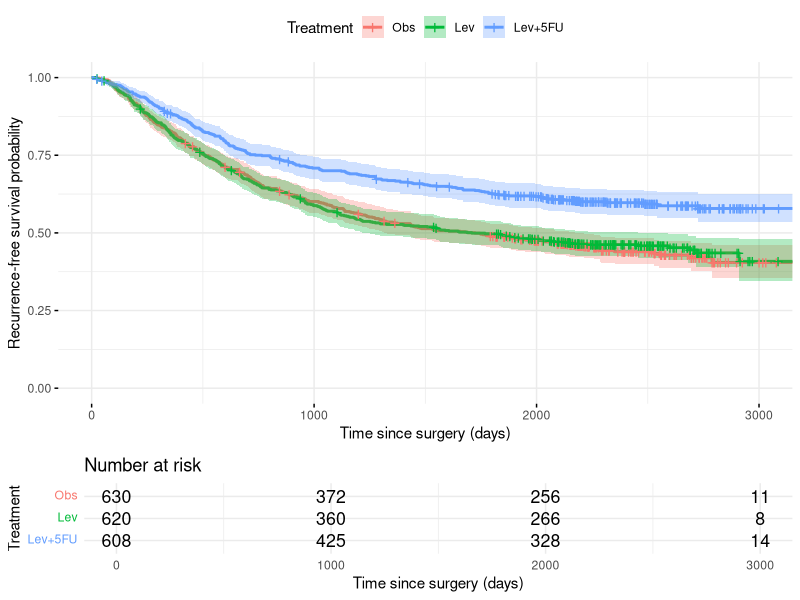
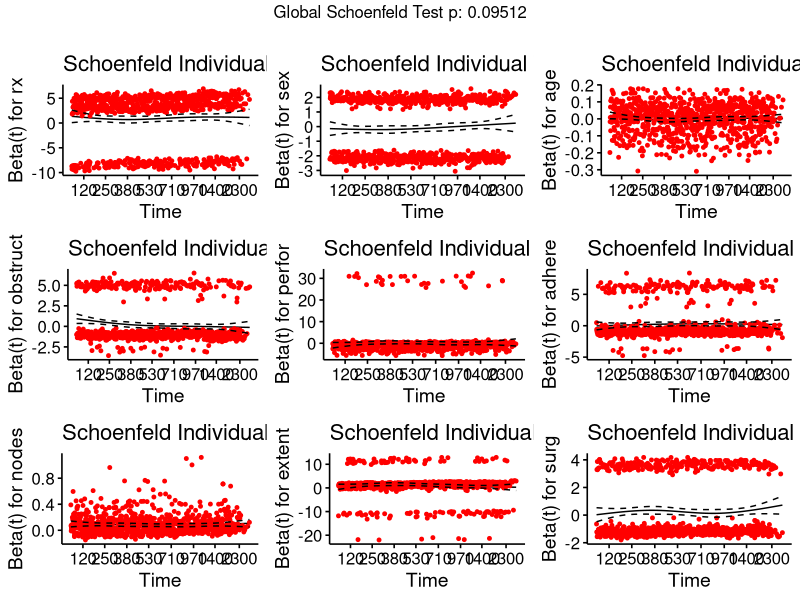
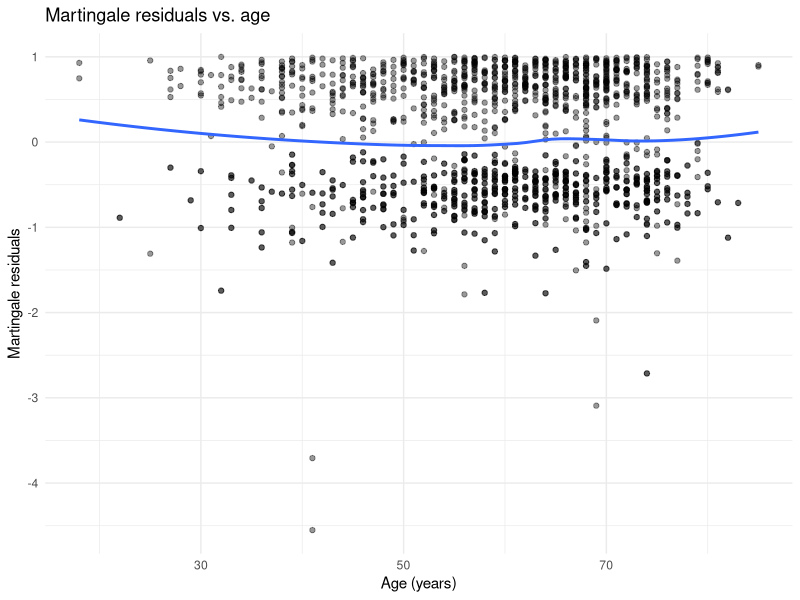
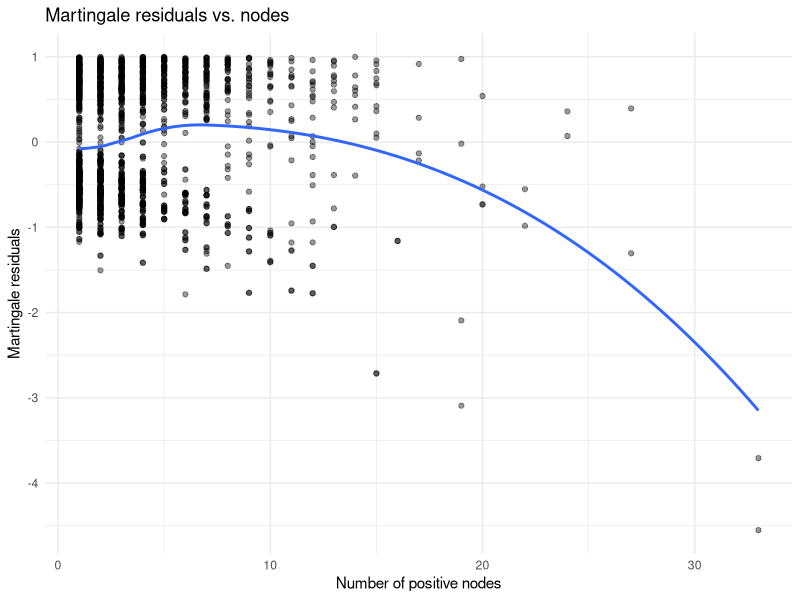
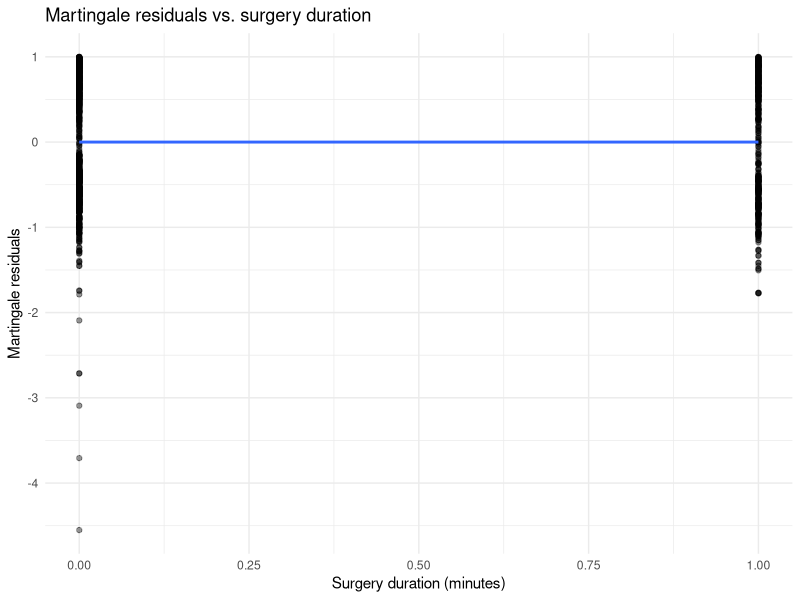
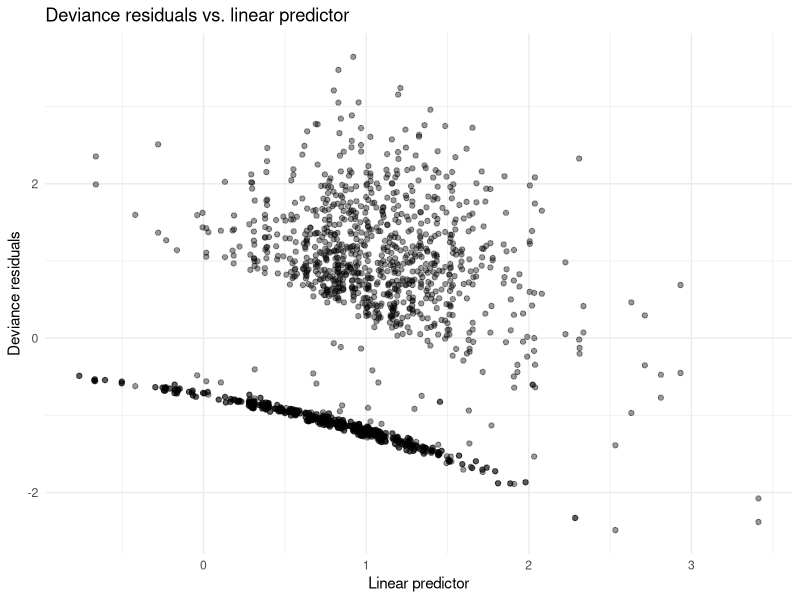

Reproduce these figures in R, in order. (Note: this script raises an error after producing the figures.)
# Install / load packages ------------------------------------------------------

library(survival)   # survival objects, Cox model
library(survminer)  # KM and Cox plots
library(dplyr)      # data wrangling
library(ggplot2)    # plotting
library(Hmisc)      # C-index (rcorr.cens)
library(tidyr)      # drop_na
library(knitr)      # kable
library(broom)      # tidy outputs
library(here)       # file paths

set.seed(713)       # reproducibility


#--- Load and Clean Data -----------------------------------------------------
colon <- read.csv(here("colon.csv"))

# Replace nodes = 0 with 1
colon <- colon %>%
  mutate(
    nodes = ifelse(nodes == 0, 1, nodes)
  )


# Define survival object for recurrence-free survival
surv_obj <- Surv(time = colon$time, event = colon$status)


# Recode treatment (rx) and sex to factors
colon <- colon %>%
  mutate(
    rx = factor(rx,
                levels = c("Obs", "Lev", "Lev+5FU")),
    sex = factor(sex,
                 levels = c(0, 1),
                 labels = c("Female", "Male")),
    obstruct = factor(obstruct,
                      levels = c(0, 1),
                      labels = c("No obstruction", "Obstruction")),
    perfor = factor(perfor,
                    levels = c(0, 1),
                    labels = c("No perforation", "Perforation")),
    adhere = factor(adhere,
                    levels = c(0, 1),
                    labels = c("Adherent", "Not adherent")),
    extent = factor(extent)
  )



#--- Descriptive Statistics ----------------------------------------------------

# Baseline characteristics by treatment group (on full colon, not colon_model)
baseline_table <- colon %>%
  group_by(rx) %>%
  summarise(
    n = n(),
    age_mean = mean(age, na.rm = TRUE),
    age_sd   = sd(age, na.rm = TRUE),
    nodes_median = median(nodes, na.rm = TRUE),
    nodes_IQR    = IQR(nodes, na.rm = TRUE),
    male_pct     = mean(sex == "Male", na.rm = TRUE) * 100,
    obstruct_pct = mean(obstruct == "Obstruction", na.rm = TRUE) * 100,
    perfor_pct   = mean(perfor == "Perforation", na.rm = TRUE) * 100,
    nonadherent_pct = mean(adhere == "Not adherent", na.rm = TRUE) * 100,
    .groups = "drop"
  )

print(baseline_table)


#--- Kaplan–Meier Curves by Treatment ------------------------------------------

fit_km_rx <- survfit(Surv(time, status) ~ rx, data = colon)

km_plot_rx <- ggsurvplot(
  fit_km_rx,
  data       = colon,
  risk.table = TRUE,
  conf.int   = TRUE,
  pval       = FALSE,  # turned off to avoid "only 1 group" survdiff errors
  legend.title = "Treatment",
  legend.labs  = levels(colon$rx),
  xlab       = "Time since surgery (days)",
  ylab       = "Recurrence-free survival probability",
  ggtheme    = theme_minimal()
)

print(km_plot_rx)



#--- Cox Prediction Model -------------------------------------------------

cox <- coxph(
  Surv(time, status) ~ rx + sex + age +
    obstruct + perfor + adhere + nodes + extent + surg,
  data = colon
)

summary(cox)

cox_tidy <- tidy(cox, exponentiate = TRUE, conf.int = TRUE)
kable(cox_tidy, digits = 3,
      caption = "Cox prediction model: hazard ratios (for reference)")


#--- Model Diagnostics ---------------------------------------------------------

## 1) Proportional Hazards Assumption

zph_full <- cox.zph(cox)
print(zph_full)

# Schoenfeld residual plots
ggcoxzph(zph_full)


## 2) Martingale residuals

martingale_resid <- residuals(cox, type = "martingale")

# Create diagnostic dataframe by filtering colon to match the Cox model rows
diagnostic_df <- colon %>%
  drop_na(time, status, rx, sex, age, obstruct, perfor, adhere, nodes, extent, surg) %>%
  mutate(martingale = martingale_resid)

# Age vs martingale
ggplot(diagnostic_df, aes(x = age, y = martingale)) +
  geom_point(alpha = 0.4) +
  geom_smooth(method = "loess", se = FALSE) +
  theme_minimal() +
  labs(
    title = "Martingale residuals vs. age",
    x     = "Age (years)",
    y     = "Martingale residuals"
  )

# Nodes vs martingale
ggplot(diagnostic_df, aes(x = nodes, y = martingale)) +
  geom_point(alpha = 0.4) +
  geom_smooth(method = "loess", se = FALSE) +
  theme_minimal() +
  labs(
    title = "Martingale residuals vs. nodes",
    x     = "Number of positive nodes",
    y     = "Martingale residuals"
  )

# Surgery duration vs martingale
ggplot(diagnostic_df, aes(x = surg, y = martingale)) +
  geom_point(alpha = 0.4) +
  geom_smooth(method = "loess", se = FALSE) +
  theme_minimal() +
  labs(
    title = "Martingale residuals vs. surgery duration",
    x     = "Surgery duration (minutes)",
    y     = "Martingale residuals"
  )


## 3) Influential observations

deviance_resid <- residuals(cox, type = "deviance")
lp <- predict(cox, type = "lp")

diagnostic_df <- diagnostic_df %>%
  mutate(
    deviance = deviance_resid,
    lp       = lp
  )

ggplot(diagnostic_df, aes(x = lp, y = deviance)) +
  geom_point(alpha = 0.4) +
  theme_minimal() +
  labs(
    title = "Deviance residuals vs. linear predictor",
    x     = "Linear predictor",
    y     = "Deviance residuals"
  )


#--- Predicted Survival Curves by Treatment ------------------------------------

# Build typical patient using means from the complete case data
newdata_template <- diagnostic_df %>%
  summarise(
    age      = mean(age, na.rm = TRUE),
    nodes    = median(nodes, na.rm = TRUE),
    surg     = mean(surg, na.rm = TRUE)
  ) %>%
  mutate(
    sex      = levels(diagnostic_df$sex)[1],
    obstruct = levels(diagnostic_df$obstruct)[1],
    perfor   = levels(diagnostic_df$perfor)[1],
    adhere   = levels(diagnostic_df$adhere)[1],
    extent   = levels(diagnostic_df$extent)[1]
  )

# Create one row for each treatment level
newdata_pred <- newdata_template %>%
  slice(rep(1, 3)) %>%
  mutate(rx = levels(colon$rx))

# Check for NAs before fitting
print("Checking newdata_pred:")
print(newdata_pred)
print(sapply(newdata_pred, class))

fit_pred <- survfit(cox, newdata = newdata_pred)

pred_plot_rx <- ggsurvplot(
  fit_pred,
  data         = newdata_pred,
  legend.title = "Treatment",
  legend.labs  = levels(colon_model$rx),
  xlab         = "Time since surgery (days)",
  ylab         = "Predicted recurrence-free survival",
  ggtheme      = theme_minimal()
)

print(pred_plot_rx)



#--- Internal Validation -------------------------------------------------------

# Create colon_model as the complete case dataset
colon_model <- colon %>%
  drop_na(time, status, rx, sex, age, obstruct, perfor, adhere, nodes, extent, surg)

K <- 10
n <- nrow(colon_model)

set.seed(713)
fold_id <- sample(rep(1:K, length.out = n))
colon_model$fold_id <- fold_id

# store cross-validated linear predictor
lp_cv <- rep(NA_real_, n)

for (k in 1:K) {
  train_data <- colon_model %>% filter(fold_id != k)
  test_data  <- colon_model %>% filter(fold_id == k)
  
  cox_k <- coxph(
    Surv(time, status) ~ rx + sex + age +
      obstruct + perfor + adhere + nodes + extent + surg,
    data = train_data
  )
  
  lp_k <- predict(cox_k, newdata = test_data, type = "lp")
  lp_cv[colon_model$fold_id == k] <- lp_k
}

colon_model$lp_cv <- lp_cv

## C-index (discrimination, out-of-sample)
cindex_cv <- rcorr.cens(
  x = colon_model$lp_cv,
  S = Surv(colon_model$time, colon_model$status)
)

cindex_est <- as.numeric(cindex_cv["C Index"])

perf_table <- tibble(
  metric   = "C-index (10-fold CV)",
  estimate = cindex_est
)

kable(
  perf_table,
  digits = 3,
  caption = "Out-of-sample discrimination: C-index from 10-fold cross-validation"
)


## Calibration slope
cox_calib <- coxph(
  Surv(time, status) ~ lp_cv,
  data = colon_model
)

calib_tidy <- tidy(cox_calib, conf.int = TRUE, conf.level = 0.95) %>%
  filter(term == "lp_cv") %>%
  select(estimate, conf.low, conf.high, p.value)

kable(
  calib_tidy,
  digits = 3,
  caption = "Calibration slope for cross-validated risk score"
)


#--- Calibration Plot ----------------------------------------------------------

t0 <- 1095  # ~3 years

colon_model <- colon_model %>%
  mutate(lp_decile = ntile(lp_cv, 10))

get_km_at_t0 <- function(data, t0) {
  fit <- survfit(Surv(time, status) ~ 1, data = data)
  s <- summary(fit, times = t0)$surv
  if (length(s) == 0) return(NA_real_)
  s
}

calib_df <- colon_model %>%
  group_by(lp_decile) %>%
  summarise(
    mean_lp = mean(lp_cv, na.rm = TRUE),
    surv_t0 = get_km_at_t0(cur_data_all(), t0),
    .groups = "drop"
  ) %>%
  arrange(lp_decile)

ggplot(calib_df, aes(x = mean_lp, y = surv_t0)) +
  geom_point() +
  geom_line() +
  theme_minimal() +
  labs(
    title = paste0("Calibration plot at t = ", t0, " days"),
    x     = "Mean cross-validated linear predictor (higher = higher risk) ",
    y     = "Observed recurrence-free survival at t0"
  )
